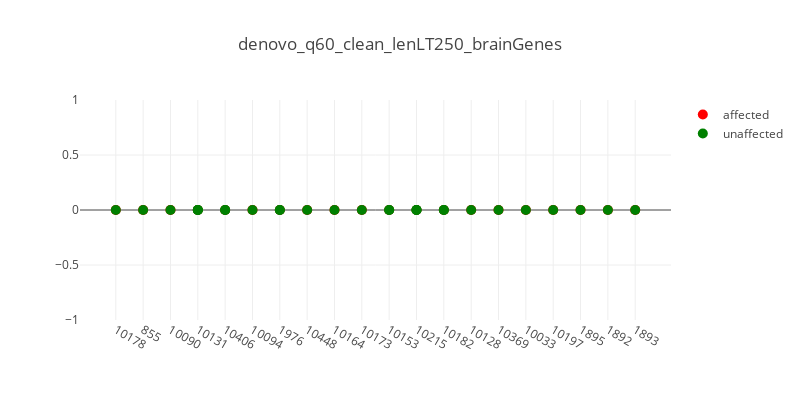
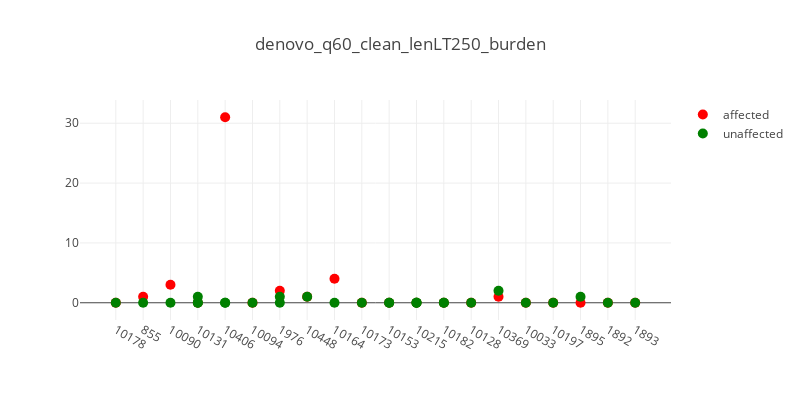
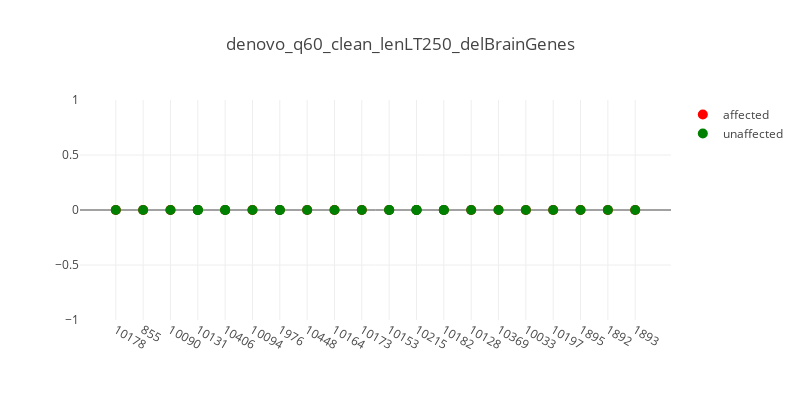
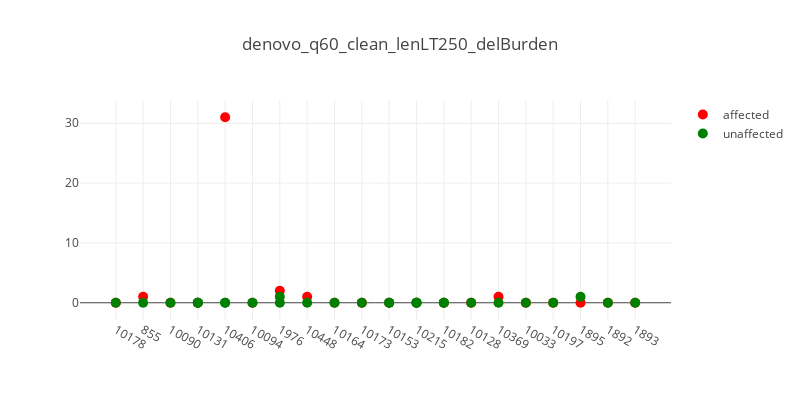

Here is the notebook cell these charts were saved with, in order:
### Code cell
import glob

data_dir = '/home/sudregp/data/cnv/xhmm_multikids/'
files = glob.glob(data_dir + '/*q60*clean*LT*cnv.indiv')
files2 = [f for f in files if f.find('all') < 0]
files2.sort()
for f in files2:
    t_str = '.'.join(f.split('/')[-1].split('.')[:-2])
    plot_plink_cnvs(f, t_str, verbose=True)

### Figure 1 — Plotly figure (JSON) as saved in the notebook; plotly's stock layout.template omitted (floating-point values rounded to 4 significant figures)
{"data": [{"hoverinfo": "text+y", "marker": {"color": "red", "size": 10}, "mode": "markers", "name": "affected", "showlegend": true, "text": ["CLIA_400131", "CLIA_400216", "CLIA_400123", "CLIA_400140", "CLIA_400178", "CLIA_400130", "CLIA_400204", "CLIA_400205", "CLIA_400122", "CLIA_400149", "CLIA_400128", "CLIA_400125", "CLIA_400121", "CLIA_400153", "CCGO_800980", "CLIA_400127", "CLIA_400129", "CLIA_400132", "CLIA_400134", "CLIA_400163"], "type": "scatter", "x": [0, 1, 2, 3, 4, 5, 6, 7, 8, 9, 10, 11, 12, 13, 14, 15, 16, 17, 18, 19], "y": [0, 0, 0, 0, 0, 0, 0, 0, 0, 0, 0, 0, 0, 0, 0, 0, 0, 0, 0, 0]}, {"hoverinfo": "text+y", "hovertext": ["CLIA_400159", "CLIA_400133", "CLIA_400195", "CLIA_400138", "CLIA_400139", "CLIA_400142", "CLIA_400179", "CLIA_400180", "CLIA_400144", "CLIA_400203", "CLIA_400201", "CLIA_400200", "CLIA_400135", "CLIA_400148", "CLIA_400210", "CLIA_400212", "CLIA_400191", "CLIA_400189", "CLIA_400193", "CLIA_400170", "CLIA_400172", "CLIA_400152", "CCGO_800979", "CLIA_400166", "CLIA_400181", "CLIA_400158", "CLIA_400175", "CLIA_400162"], "marker": {"color": "green", "size": 10}, "mode": "markers", "name": "unaffected", "showlegend": true, "type": "scatter", "x": [0, 1, 2, 3, 3, 3, 4, 4, 5, 6, 6, 7, 8, 9, 10, 10, 11, 11, 11, 12, 12, 13, 14, 15, 16, 17, 18, 19], "y": [0, 0, 0, 0, 0, 0, 0, 0, 0, 0, 0, 0, 0, 0, 0, 0, 0, 0, 0, 0, 0, 0, 0, 0, 0, 0, 0, 0]}], "layout": {"height": 400, "hovermode": "closest", "title": "denovo_q60_clean_lenLT250_brainGenes", "width": 800, "xaxis1": {"ticktext": ["10178", "855", "10090", "10131", "10406", "10094", "1976", "10448", "10164", "10173", "10153", "10215", "10182", "10128", "10369", "10033", "10197", "1895", "1892", "1893"], "tickvals": [0, 1, 2, 3, 4, 5, 6, 7, 8, 9, 10, 11, 12, 13, 14, 15, 16, 17, 18, 19], "zeroline": false}}}

### Figure 2 — Plotly figure (JSON) as saved in the notebook; plotly's stock layout.template omitted (floating-point values rounded to 4 significant figures)
{"data": [{"hoverinfo": "text+y", "marker": {"color": "red", "size": 10}, "mode": "markers", "name": "affected", "showlegend": true, "text": ["CLIA_400131", "CLIA_400216", "CLIA_400123", "CLIA_400140", "CLIA_400178", "CLIA_400130", "CLIA_400204", "CLIA_400205", "CLIA_400122", "CLIA_400149", "CLIA_400128", "CLIA_400125", "CLIA_400121", "CLIA_400153", "CCGO_800980", "CLIA_400127", "CLIA_400129", "CLIA_400132", "CLIA_400134", "CLIA_400163"], "type": "scatter", "x": [0, 1, 2, 3, 4, 5, 6, 7, 8, 9, 10, 11, 12, 13, 14, 15, 16, 17, 18, 19], "y": [0, 1, 3, 0, 31, 0, 2, 1, 4, 0, 0, 0, 0, 0, 1, 0, 0, 0, 0, 0]}, {"hoverinfo": "text+y", "hovertext": ["CLIA_400159", "CLIA_400133", "CLIA_400195", "CLIA_400138", "CLIA_400139", "CLIA_400142", "CLIA_400179", "CLIA_400180", "CLIA_400144", "CLIA_400203", "CLIA_400201", "CLIA_400200", "CLIA_400135", "CLIA_400148", "CLIA_400210", "CLIA_400212", "CLIA_400191", "CLIA_400189", "CLIA_400193", "CLIA_400170", "CLIA_400172", "CLIA_400152", "CCGO_800979", "CLIA_400166", "CLIA_400181", "CLIA_400158", "CLIA_400175", "CLIA_400162"], "marker": {"color": "green", "size": 10}, "mode": "markers", "name": "unaffected", "showlegend": true, "type": "scatter", "x": [0, 1, 2, 3, 3, 3, 4, 4, 5, 6, 6, 7, 8, 9, 10, 10, 11, 11, 11, 12, 12, 13, 14, 15, 16, 17, 18, 19], "y": [0, 0, 0, 0, 0, 1, 0, 0, 0, 1, 0, 1, 0, 0, 0, 0, 0, 0, 0, 0, 0, 0, 2, 0, 0, 1, 0, 0]}], "layout": {"height": 400, "hovermode": "closest", "title": "denovo_q60_clean_lenLT250_burden", "width": 800, "xaxis1": {"ticktext": ["10178", "855", "10090", "10131", "10406", "10094", "1976", "10448", "10164", "10173", "10153", "10215", "10182", "10128", "10369", "10033", "10197", "1895", "1892", "1893"], "tickvals": [0, 1, 2, 3, 4, 5, 6, 7, 8, 9, 10, 11, 12, 13, 14, 15, 16, 17, 18, 19], "zeroline": false}}}

### Figure 3 — Plotly figure (JSON) as saved in the notebook; plotly's stock layout.template omitted (floating-point values rounded to 4 significant figures)
{"data": [{"hoverinfo": "text+y", "marker": {"color": "red", "size": 10}, "mode": "markers", "name": "affected", "showlegend": true, "text": ["CLIA_400131", "CLIA_400216", "CLIA_400123", "CLIA_400140", "CLIA_400178", "CLIA_400130", "CLIA_400204", "CLIA_400205", "CLIA_400122", "CLIA_400149", "CLIA_400128", "CLIA_400125", "CLIA_400121", "CLIA_400153", "CCGO_800980", "CLIA_400127", "CLIA_400129", "CLIA_400132", "CLIA_400134", "CLIA_400163"], "type": "scatter", "x": [0, 1, 2, 3, 4, 5, 6, 7, 8, 9, 10, 11, 12, 13, 14, 15, 16, 17, 18, 19], "y": [0, 0, 0, 0, 0, 0, 0, 0, 0, 0, 0, 0, 0, 0, 0, 0, 0, 0, 0, 0]}, {"hoverinfo": "text+y", "hovertext": ["CLIA_400159", "CLIA_400133", "CLIA_400195", "CLIA_400138", "CLIA_400139", "CLIA_400142", "CLIA_400179", "CLIA_400180", "CLIA_400144", "CLIA_400203", "CLIA_400201", "CLIA_400200", "CLIA_400135", "CLIA_400148", "CLIA_400210", "CLIA_400212", "CLIA_400191", "CLIA_400189", "CLIA_400193", "CLIA_400170", "CLIA_400172", "CLIA_400152", "CCGO_800979", "CLIA_400166", "CLIA_400181", "CLIA_400158", "CLIA_400175", "CLIA_400162"], "marker": {"color": "green", "size": 10}, "mode": "markers", "name": "unaffected", "showlegend": true, "type": "scatter", "x": [0, 1, 2, 3, 3, 3, 4, 4, 5, 6, 6, 7, 8, 9, 10, 10, 11, 11, 11, 12, 12, 13, 14, 15, 16, 17, 18, 19], "y": [0, 0, 0, 0, 0, 0, 0, 0, 0, 0, 0, 0, 0, 0, 0, 0, 0, 0, 0, 0, 0, 0, 0, 0, 0, 0, 0, 0]}], "layout": {"height": 400, "hovermode": "closest", "title": "denovo_q60_clean_lenLT250_delBrainGenes", "width": 800, "xaxis1": {"ticktext": ["10178", "855", "10090", "10131", "10406", "10094", "1976", "10448", "10164", "10173", "10153", "10215", "10182", "10128", "10369", "10033", "10197", "1895", "1892", "1893"], "tickvals": [0, 1, 2, 3, 4, 5, 6, 7, 8, 9, 10, 11, 12, 13, 14, 15, 16, 17, 18, 19], "zeroline": false}}}

### Figure 4 — Plotly figure (JSON) as saved in the notebook; plotly's stock layout.template omitted (floating-point values rounded to 4 significant figures)
{"data": [{"hoverinfo": "text+y", "marker": {"color": "red", "size": 10}, "mode": "markers", "name": "affected", "showlegend": true, "text": ["CLIA_400131", "CLIA_400216", "CLIA_400123", "CLIA_400140", "CLIA_400178", "CLIA_400130", "CLIA_400204", "CLIA_400205", "CLIA_400122", "CLIA_400149", "CLIA_400128", "CLIA_400125", "CLIA_400121", "CLIA_400153", "CCGO_800980", "CLIA_400127", "CLIA_400129", "CLIA_400132", "CLIA_400134", "CLIA_400163"], "type": "scatter", "x": [0, 1, 2, 3, 4, 5, 6, 7, 8, 9, 10, 11, 12, 13, 14, 15, 16, 17, 18, 19], "y": [0, 1, 0, 0, 31, 0, 2, 1, 0, 0, 0, 0, 0, 0, 1, 0, 0, 0, 0, 0]}, {"hoverinfo": "text+y", "hovertext": ["CLIA_400159", "CLIA_400133", "CLIA_400195", "CLIA_400138", "CLIA_400139", "CLIA_400142", "CLIA_400179", "CLIA_400180", "CLIA_400144", "CLIA_400203", "CLIA_400201", "CLIA_400200", "CLIA_400135", "CLIA_400148", "CLIA_400210", "CLIA_400212", "CLIA_400191", "CLIA_400189", "CLIA_400193", "CLIA_400170", "CLIA_400172", "CLIA_400152", "CCGO_800979", "CLIA_400166", "CLIA_400181", "CLIA_400158", "CLIA_400175", "CLIA_400162"], "marker": {"color": "green", "size": 10}, "mode": "markers", "name": "unaffected", "showlegend": true, "type": "scatter", "x": [0, 1, 2, 3, 3, 3, 4, 4, 5, 6, 6, 7, 8, 9, 10, 10, 11, 11, 11, 12, 12, 13, 14, 15, 16, 17, 18, 19], "y": [0, 0, 0, 0, 0, 0, 0, 0, 0, 1, 0, 0, 0, 0, 0, 0, 0, 0, 0, 0, 0, 0, 0, 0, 0, 1, 0, 0]}], "layout": {"height": 400, "hovermode": "closest", "title": "denovo_q60_clean_lenLT250_delBurden", "width": 800, "xaxis1": {"ticktext": ["10178", "855", "10090", "10131", "10406", "10094", "1976", "10448", "10164", "10173", "10153", "10215", "10182", "10128", "10369", "10033", "10197", "1895", "1892", "1893"], "tickvals": [0, 1, 2, 3, 4, 5, 6, 7, 8, 9, 10, 11, 12, 13, 14, 15, 16, 17, 18, 19], "zeroline": false}}}
